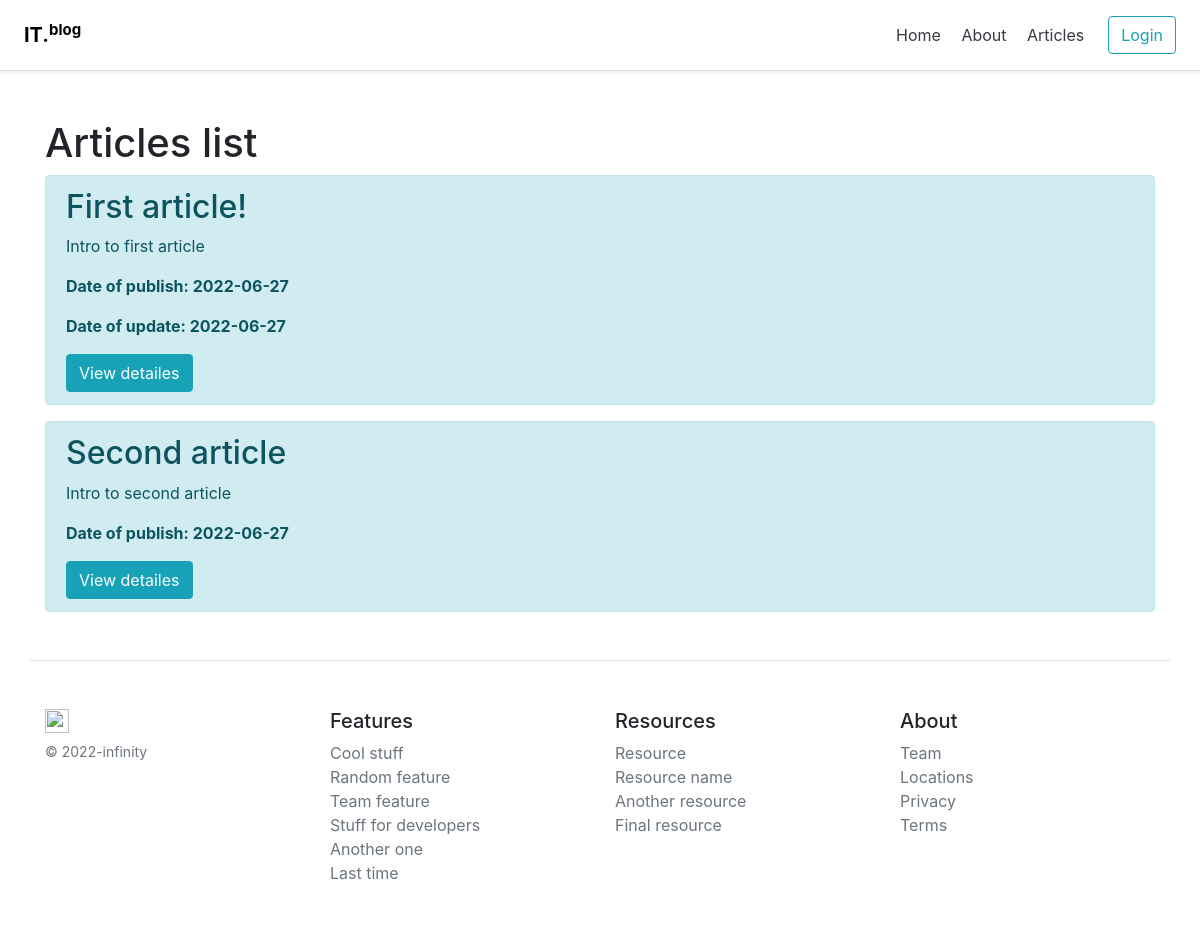
Page /posts on the earlier database version.
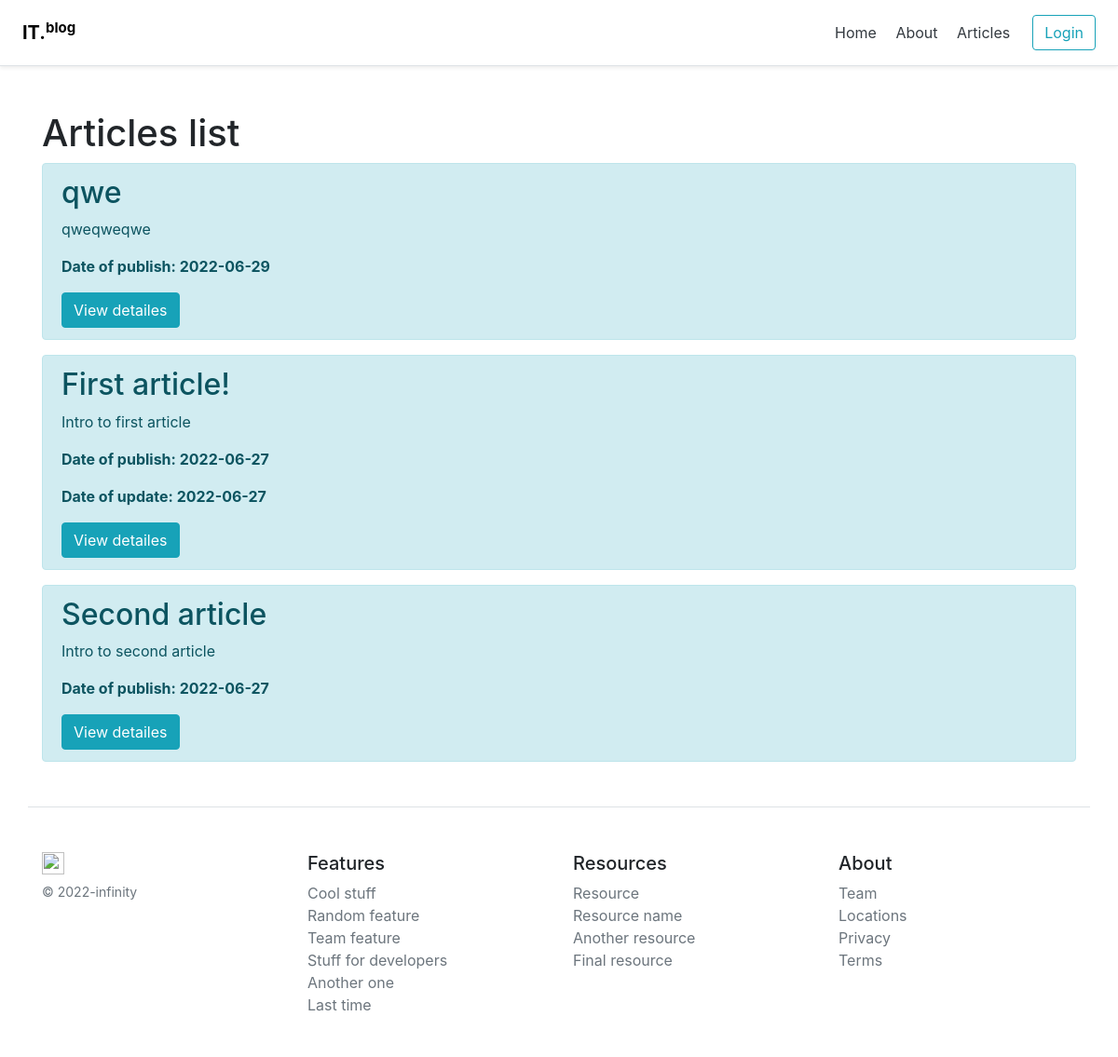
Same page on the later database version.
### models.py (models this page shows, shortened)
class Article(Base):
    __tablename__ = 'article'
    id = Column(Integer, primary_key=True, autoincrement=True)
    user_id = Column(Integer, ForeignKey('user.id'), nullable=False)
    title = Column(String(100), nullable=False)
    intro = Column(String(300), nullable=False)
    text = Column(Text, nullable=False)
    dlm = Column(DateTime, default=datetime.utcnow)
    creation_date = Column(DateTime, default=datetime.utcnow)

### routes.py (the view)
@app.route('/posts')
def posts():
    articles = db.session.query(Article).order_by(Article.dlm.desc()).all()
    return render_template('posts.html', articles=articles)

### templates/posts.html (shortened to what this page needs)
{% extends 'base/base.html' %}
{% block body %}
    <div class="container mt-5">
        <h1> Articles list</h1>
        {% if articles|length > 0 %}
            {% for article in articles %}
               <div class="alert alert-info">
                 <h2>{{ article.title }}</h2>
                 <p>{{ article.intro }}</p>
                 {% if article.dlm > article.creation_date %}
                    <p><strong>Date of publish: {{ article.creation_date.date() }}</strong></p>
                    <p><strong>Date of update: {{ article.dlm.date() }}</strong></p>
                 {% else %}
                    <p><strong>Date of publish: {{ article.creation_date.date() }}</strong></p>
                 {% endif %}
                 <a href="/posts/{{ article.id }}" class="btn btn-info">View detailes</a>
               </div>
            {% endfor %}
        {% else %}
            <p>There is no articles yet</p>
        {% endif %}
    </div>
{% endblock %}

### templates/base/base.html (shortened to what this page needs)
<!doctype html>
<html lang="en">
<head>
    <link rel="stylesheet" href="https://cdn.jsdelivr.net/npm/bootstrap@4.6.1/dist/css/bootstrap.min.css">
</head>
<body>
  <div class="d-flex flex-column flex-md-row align-items-center p-3 px-md-4 mb-3 bg-white border-bottom shadow-sm">
      <h5 class="my-0 mr-md-auto font-weight-normal"><a href="/" style="color: black"><strong>IT.<sup>blog</sup></strong></a></h5>
      <nav class="my-2 my-md-0 mr-md-3">
        <a class="p-2 text-dark" href="/">Home</a>
        <a class="p-2 text-dark" href="/about">About</a>
        <a class="p-2 text-dark" href="/posts">Articles</a>
      </nav>
      {% if current_user.is_authenticated %}
        <p class="mr-3">Hello, {{ current_user.username }}</p>
        <a class="btn btn-warning mr-3" href="/add-article">Add article</a>
        <a class="btn btn-outline-info" href="{{ url_for('users.logout') }}">Logout</a>
      {% else %}
        <a class="btn btn-outline-info" href="{{ url_for('users.login') }}" >Login</a>
      {% endif %}
    </div>
{% block body %}{% endblock %}
<footer class="container pt-4 my-md-5 pt-md-5 border-top">
    <div class="row">
      <div class="col-12 col-md">
        <img class="mb-2" src="/docs/4.3/assets/brand/bootstrap-solid.svg" alt="" width="24" height="24">
        <small class="d-block mb-3 text-muted">© 2022-infinity</small>
      </div>
      <div class="col-6 col-md">
        <h5>Features</h5>
        <ul class="list-unstyled text-small">
          <li><a class="text-muted" href="#">Cool stuff</a></li>
          <li><a class="text-muted" href="#">Random feature</a></li>
          <li><a class="text-muted" href="#">Team feature</a></li>
          <li><a class="text-muted" href="#">Stuff for developers</a></li>
          <li><a class="text-muted" href="#">Another one</a></li>
          <li><a class="text-muted" href="#">Last time</a></li>
        </ul>
      </div>
      <div class="col-6 col-md">
        <h5>Resources</h5>
        <ul class="list-unstyled text-small">
          <li><a class="text-muted" href="#">Resource</a></li>
          <li><a class="text-muted" href="#">Resource name</a></li>
          <li><a class="text-muted" href="#">Another resource</a></li>
          <li><a class="text-muted" href="#">Final resource</a></li>
        </ul>
      </div>
      <div class="col-6 col-md">
        <h5>About</h5>
        <ul class="list-unstyled text-small">
          <li><a class="text-muted" href="#">Team</a></li>
          <li><a class="text-muted" href="#">Locations</a></li>
          <li><a class="text-muted" href="#">Privacy</a></li>
          <li><a class="text-muted" href="#">Terms</a></li>
        </ul>
      </div>
    </div>
  </footer>
</body>
</html>

Differences in the rows shown:
added Article: title "qwe", intro "qweqweqwe", creation_date "2022-06-29"
